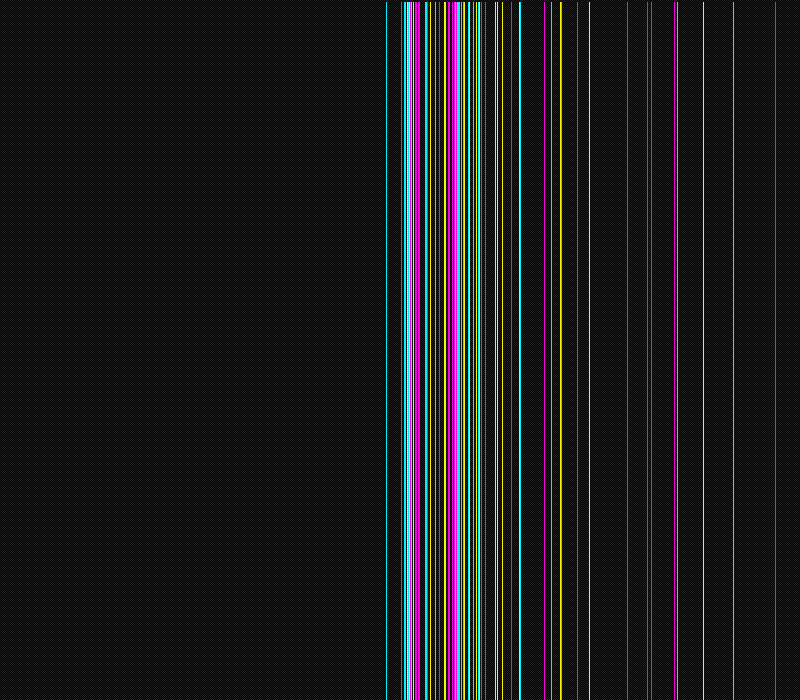
Frame 1 (no input)
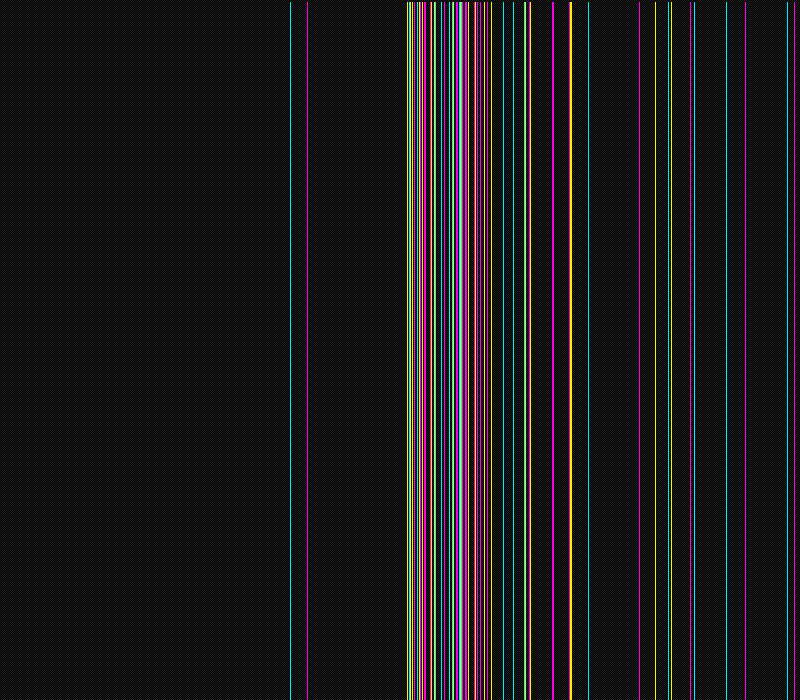
Frame 60 (the mouse pressed at the canvas centre just before this capture)
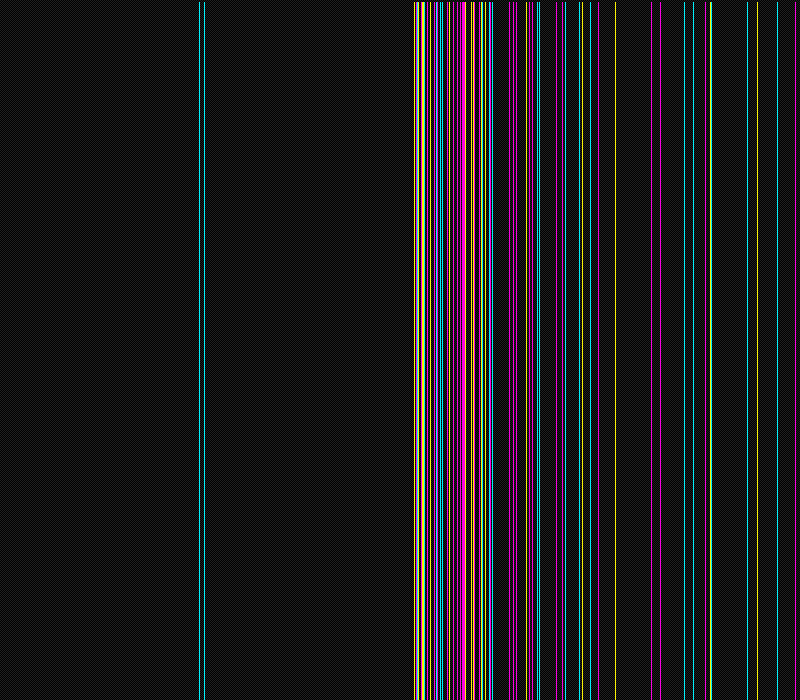
Frame 120 (the mouse held since frame 60 and released just before this capture)

The Processing sketch that drew these frames (run headless with seeded random() and noise(); from frame 60 on, the mouse is pressed at the canvas centre):

// Processing sketch: processing_82794
// ── processing_82794.pde

color
  lcd0 = color(250, 3, 226),
  lcd1 = color(250, 242, 5),
  lcd2 = color(3, 240, 250),
  lcd3= color(250,5,38),
  lcd4= color(61,250,5),
  gray = color(32),
  black = color(0);
 
void setup() {
  size(800, 700);
  noSmooth();
}
 
void draw() {
  background(0);
  strokeWeight(0);
  randomSeed(15);
  loadPixels();
  int n = width * height;
  for(int i = 0; i < n; i++) {
    int row = i / width;
    pixels[i] = (row % 2 == 0) ?
      (i % 2 == 0 ? gray : black) :
      (i % 2 == 0 ? black : gray);
  }
  updatePixels();
  for(int i = 8; i < 80; i++) {
    float offset = frameCount + random(0, 1000);
    float speed = random(200, 6000);
    float x = map(sin(offset / speed), -1, 1, 0, width);
    verticalSubpixel(x);
  }
}
 
void verticalSubpixel(float x) {
  switch(int(x * 3) % 3) {
    case 0: stroke(lcd0); break;
    case 1: stroke(lcd1); break;
    case 2: stroke(lcd2); break;
    case 3: stroke(lcd3);break;
    case 4:stroke(lcd4) ;break;
  }
  line(x, 2, x, height);
}
